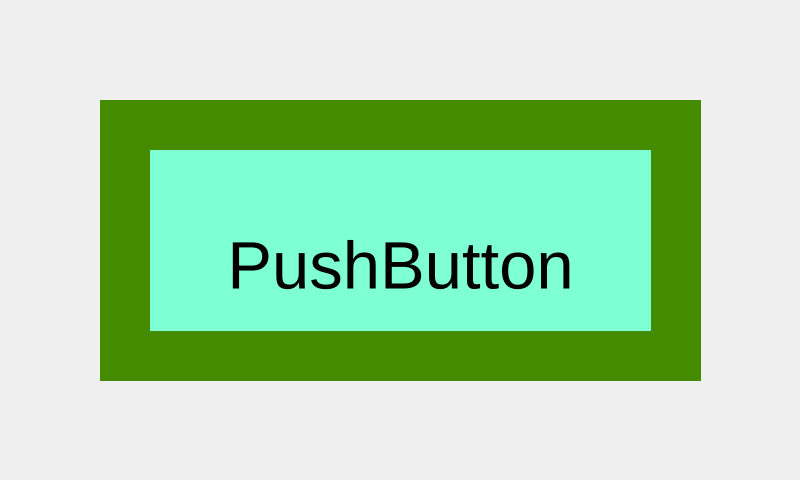
<?xml version="1.0" encoding="UTF-8"?>
<ui version="4.0">
 <class>Widget</class>
 <widget class="QWidget" name="Widget">
  <property name="geometry">
   <rect>
    <x>0</x>
    <y>0</y>
    <width>800</width>
    <height>480</height>
   </rect>
  </property>
  <property name="windowTitle">
   <string>Widget</string>
  </property>
  <widget class="QPushButton" name="pushButton">
   <property name="geometry">
    <rect>
     <x>0</x>
     <y>0</y>
     <width>801</width>
     <height>481</height>
    </rect>
   </property>
   <property name="font">
    <font>
     <pointsize>50</pointsize>
    </font>
   </property>
   <property name="styleSheet">
    <string notr="true">QPushButton { 
		margin : 100px; 
		background-color : #7FFFD4;
		border-width : 50px; 
		border-color : #458B00; 
		border-style : solid;
		padding-top : 50px;
		
}</string>
   </property>
   <property name="text">
    <string>PushButton</string>
   </property>
  </widget>
 </widget>
 <resources/>
 <connections/>
</ui>
